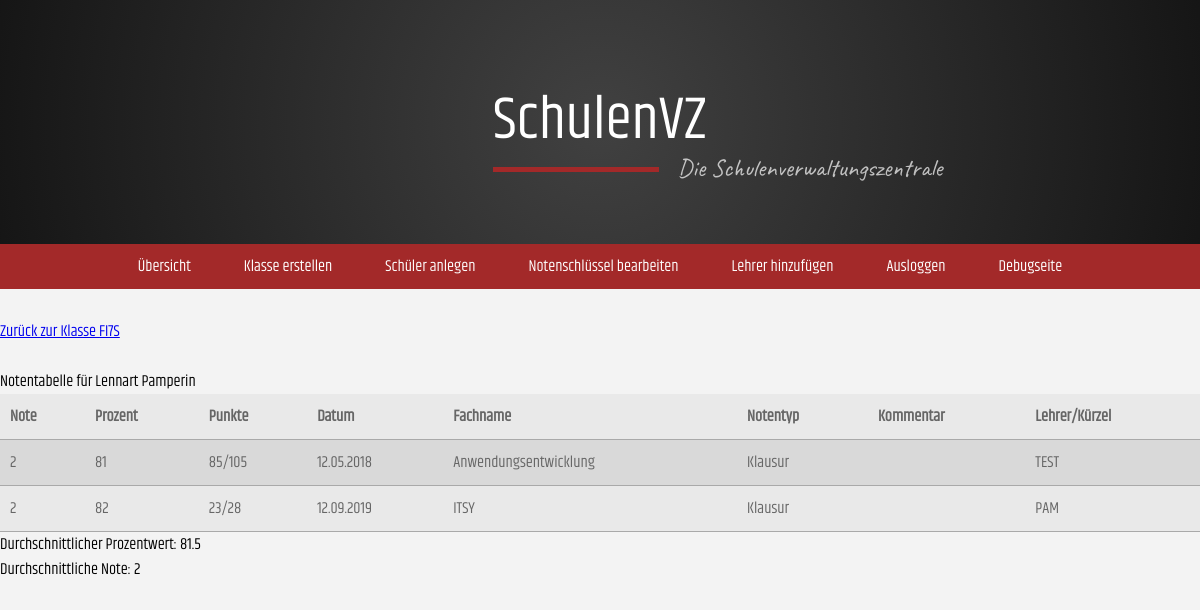
The page /grades.php?id=1&class=FI7S (signed in) on the database its author committed.
### tables this page shows
CREATE TABLE `schueler` (
  `id_Schueler` int(11) NOT NULL,
  `Vorname` varchar(45) NOT NULL,
  `Nachname` varchar(45) NOT NULL,
  `Geburtsdatum` date NOT NULL,
  `Kurs_id_Kurs` int(11) DEFAULT NULL
);

CREATE TABLE `note` (
  `id_Note` int(11) NOT NULL,
  `Kommentar` varchar(255) DEFAULT NULL,
  `Note` float NOT NULL,
  `Prozent` float NOT NULL,
  `Datum` date NOT NULL,
  `Schueler_id_Schueler` int(11) NOT NULL,
  `Fach_id_Fach` int(11) NOT NULL,
  `NotenTyp_idNotenTyp` int(11) NOT NULL,
  `notenschluesselTyp_Id` int(11) NOT NULL,
  `scoredPoints` float NOT NULL,
  `maxPoints` float NOT NULL,
  `lehrer` varchar(100) DEFAULT NULL
);

CREATE TABLE `typ` (
  `idTyp` int(11) NOT NULL,
  `Fachname` varchar(45) NOT NULL
);

CREATE TABLE `notentyp` (
  `idNotenTyp` int(11) NOT NULL,
  `NotenTyp` varchar(45) NOT NULL
);

### project_files/Database.php (called while the page is built, shortened)
<?php
abstract class DB {
    public static function convertDate($date) {
        if ($date) {
            return date('d.m.Y', strtotime($date));
        }
        else {
            return NULL;
        }
    }
}

### files_lp/functions/listHelper.php (called while the page is built, shortened)
<?php
require_once 'project_files/Database.php';
function avgGrades($id)
{
    $PDO = DB::load(DBHOST, DBNAME, DBUSERNAME, DBPASSWORD);
    $daten = "SELECT note, prozent FROM note WHERE Schueler_id_Schueler = ?";
    $prepare = $PDO->prepare($daten);
    $prepare->execute(array($id));
    $data = $prepare->fetchAll(PDO::FETCH_ASSOC);
    $anzahl = count($data);
    $percent = 0;
    $grade = 0;
    for($i = 0; $i < $anzahl; $i++)
    {
        $percent += $data[$i]['prozent'];
    }
    for($i = 0; $i < $anzahl; $i++)
    {
        $grade += $data[$i]['note'];
    }
    $finalPercent = round($percent / $anzahl, 2);
    $finalGrade = round($grade / $anzahl, 0);
    $arr = [$finalPercent, $finalGrade];
    return $arr;
}

### grades.php (the view, shortened to what this page needs)
<?php
include_once 'files_lp/ui/header.php';
if (isset($_GET["id"]) AND isset($_GET['class']))
{
    $id = $_GET["id"];
    $class = $_GET["class"];
}
$PDO = DB::load(DBHOST, DBNAME, DBUSERNAME, DBPASSWORD);
$sql = "SELECT note.Kommentar, note.Note, note.Prozent, note.Datum, note.scoredPoints, note.maxPoints, note.lehrer, f.id_Fach, t.Fachname, n.NotenTyp, s.Vorname, s.Nachname FROM note
        LEFT JOIN fach f on note.Fach_id_Fach = f.id_Fach
        LEFT JOIN typ t on f.Typ_idTyp = t.idTyp
        LEFT JOIN notentyp n on note.NotenTyp_idNotenTyp = n.idNotenTyp
        LEFT JOIN schueler s on note.Schueler_id_Schueler = s.id_Schueler
        WHERE note.Schueler_id_Schueler = ?";
$pre = $PDO->prepare($sql);
$pre->execute(array($id));
$result = $pre->fetchAll(PDO::FETCH_ASSOC);
echo "<a href='index.php?id=$class'>Zurück zur Klasse $class</a><br><br>";
echo "Notentabelle für ".$result[0]['Vorname']." ".$result[0]['Nachname'];
echo "<table>";
echo "<tr>";
echo "<th>Note</th>";
echo "<th>Prozent</th>";
echo "<th>Punkte</th>";
echo "<th>Datum</th>";
echo "<th>Fachname</th>";
echo "<th>Notentyp</th>";
echo "<th>Kommentar</th>";
echo "<th>Lehrer/Kürzel</th>";
echo "</tr>";
foreach ($result as $row) {
    echo "<tr>";
    echo "<td>";
    echo "<p>".$row['Note']."</p>";
    echo "</td>";
    echo "<td>";
    echo "<p>".$row['Prozent']."</p>";
    echo "</td>";
    echo "<td>";
    echo "<p>".$row['scoredPoints']."/".$row['maxPoints']."</p>";
    echo "</td>";
    echo "<td>";
    echo "<p>".DB::convertDate($row['Datum'])."</p>";
    echo "</td>";
    echo "<td>";
    echo "<p>".$row['Fachname']."</p>";
    echo "</td>";
    echo "<td>";
    echo "<p>".$row['NotenTyp']."</p>";
    echo "</td>";
    echo "<td>";
    echo "</td>";
    echo "<td>";
    echo "<p>".$row['lehrer']."</p>";
    echo "</td>";
    echo "</tr>";
}
echo "</table>";
$average = avgGrades($id);
echo "Durchschnittlicher Prozentwert: ".$average[0]."<br>";
echo "Durchschnittliche Note: ".$average[1];

### files_lp/styles/styles.css (style rules this page uses)
body { background-color: var(--backgroundColor); font-family: var(--mainFont); margin: 0; padding: 0; }
table { border-collapse: collapse; width: 100%; font-family: var(--mainFont); text-align: left; }
td, th { padding: 10px; color: #666; }
tr { border-bottom: 1px solid var(--tableBorders); }
tr:nth-child(even) { background-color: var(--softerMainColor); }
tr:nth-child(odd):not(.tableHead) { background-color: var(--softMainColor); }

### rows shown on the page
schueler: Vorname "Lennart", Nachname "Pamperin"
note: Note "2", Prozent "81", scoredPoints "85", maxPoints "105", Datum "12.05.2018", typ.Fachname "Anwendungsentwicklung", NotenTyp_idNotenTyp.NotenTyp "Klausur", lehrer "TEST"
note: Note "2", Prozent "82", scoredPoints "23", maxPoints "28", Datum "12.09.2019", typ.Fachname "ITSY", NotenTyp_idNotenTyp.NotenTyp "Klausur", lehrer "PAM"

### other values the page prints
$class "FI7S"
$average[0] "81.5"
$average[1] "2"
